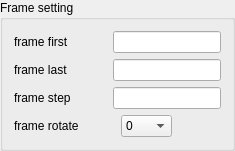
         <widget class="QGroupBox" name="groupBox_frameSetting">
          <property name="title">
           <string>Frame setting</string>
          </property>
          <layout class="QFormLayout" name="formLayout_5">
           <item row="3" column="0">
            <layout class="QHBoxLayout" name="horizontalLayout_frame_rotate">
             <property name="spacing">
              <number>2</number>
             </property>
             <item>
              <widget class="QLabel" name="label_frame_rotate">
               <property name="sizePolicy">
                <sizepolicy hsizetype="Preferred" vsizetype="Preferred">
                 <horstretch>0</horstretch>
                 <verstretch>0</verstretch>
                </sizepolicy>
               </property>
               <property name="toolTip">
                <string>&lt;html&gt;&lt;head/&gt;&lt;body&gt;&lt;p&gt;Rotate each frame, 4 possible values: 0, 90, 180, 270.&lt;/p&gt;&lt;/body&gt;&lt;/html&gt;</string>
               </property>
               <property name="text">
                <string>frame rotate</string>
               </property>
              </widget>
             </item>
             <item>
              <spacer name="horizontalSpacer_15">
               <property name="orientation">
                <enum>Qt::Horizontal</enum>
               </property>
               <property name="sizeHint" stdset="0">
                <size>
                 <width>40</width>
                 <height>20</height>
                </size>
               </property>
              </spacer>
             </item>
             <item>
              <widget class="QComboBox" name="comboBox_frame_rotate">
               <property name="sizePolicy">
                <sizepolicy hsizetype="MinimumExpanding" vsizetype="Fixed">
                 <horstretch>0</horstretch>
                 <verstretch>0</verstretch>
                </sizepolicy>
               </property>
               <property name="editable">
                <bool>false</bool>
               </property>
               <item>
                <property name="text">
                 <string>0</string>
                </property>
               </item>
               <item>
                <property name="text">
                 <string>90</string>
                </property>
               </item>
               <item>
                <property name="text">
                 <string>180</string>
                </property>
               </item>
               <item>
                <property name="text">
                 <string>270</string>
                </property>
               </item>
              </widget>
             </item>
            </layout>
           </item>
           <item row="0" column="0" colspan="2">
            <layout class="QHBoxLayout" name="horizontalLayout_frame_first">
             <property name="spacing">
              <number>2</number>
             </property>
             <item>
              <widget class="QLabel" name="label_frame_first">
               <property name="toolTip">
                <string>&lt;html&gt;&lt;head/&gt;&lt;body&gt;&lt;p&gt;Start on desired frame number. Indexes are 0-based, i.e., the first frame has index 0.&lt;/p&gt;&lt;/body&gt;&lt;/html&gt;</string>
               </property>
               <property name="text">
                <string>frame first</string>
               </property>
              </widget>
             </item>
             <item>
              <spacer name="horizontalSpacer_12">
               <property name="orientation">
                <enum>Qt::Horizontal</enum>
               </property>
               <property name="sizeHint" stdset="0">
                <size>
                 <width>40</width>
                 <height>20</height>
                </size>
               </property>
              </spacer>
             </item>
             <item>
              <widget class="QLineEdit" name="lineEdit_frame_first"/>
             </item>
            </layout>
           </item>
           <item row="1" column="0" colspan="2">
            <layout class="QHBoxLayout" name="horizontalLayout_frame_last">
             <property name="spacing">
              <number>2</number>
             </property>
             <item>
              <widget class="QLabel" name="label_frame_last">
               <property name="toolTip">
                <string>&lt;html&gt;&lt;head/&gt;&lt;body&gt;&lt;p&gt;Finish on desired frame number. Select -1 to disable. Indexes are 0-based, e.g., if set to 10, it will process 11 frames (0-10).&lt;/p&gt;&lt;/body&gt;&lt;/html&gt;</string>
               </property>
               <property name="text">
                <string>frame last</string>
               </property>
              </widget>
             </item>
             <item>
              <spacer name="horizontalSpacer_13">
               <property name="orientation">
                <enum>Qt::Horizontal</enum>
               </property>
               <property name="sizeHint" stdset="0">
                <size>
                 <width>40</width>
                 <height>20</height>
                </size>
               </property>
              </spacer>
             </item>
             <item>
              <widget class="QLineEdit" name="lineEdit_frame_last"/>
             </item>
            </layout>
           </item>
           <item row="2" column="0" colspan="2">
            <layout class="QHBoxLayout" name="horizontalLayout_frame_step">
             <property name="spacing">
              <number>2</number>
             </property>
             <item>
              <widget class="QLabel" name="label_frame_step">
               <property name="toolTip">
                <string>&lt;html&gt;&lt;head/&gt;&lt;body&gt;&lt;p&gt;Step or gap between processed frames. E.g., `--frame_step 5` would read and process frames 0, 5, 10, etc..&lt;/p&gt;&lt;/body&gt;&lt;/html&gt;</string>
               </property>
               <property name="text">
                <string>frame step</string>
               </property>
              </widget>
             </item>
             <item>
              <spacer name="horizontalSpacer_14">
               <property name="orientation">
                <enum>Qt::Horizontal</enum>
               </property>
               <property name="sizeHint" stdset="0">
                <size>
                 <width>40</width>
                 <height>20</height>
                </size>
               </property>
              </spacer>
             </item>
             <item>
              <widget class="QLineEdit" name="lineEdit_frame_step"/>
             </item>
            </layout>
           </item>
          </layout>
         </widget>
